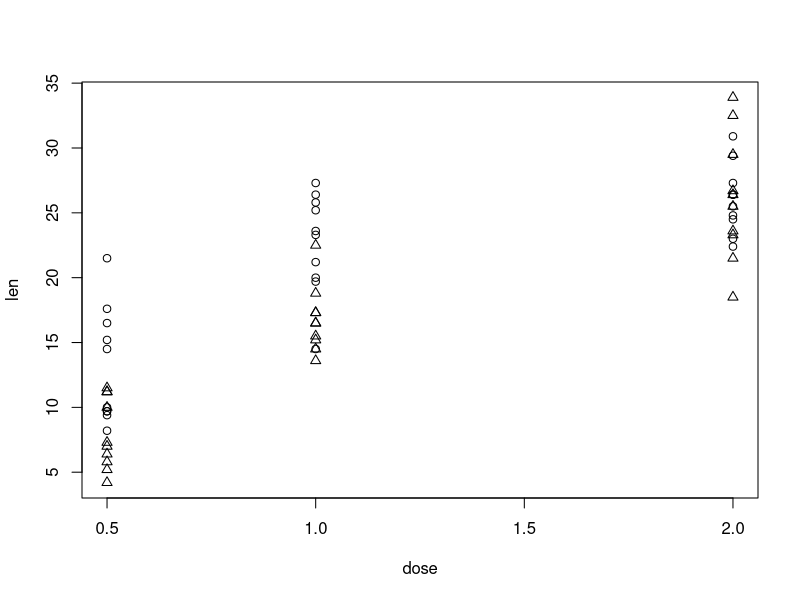

Source code (R):
# MODULE 6 - Data Munging 
#
# (c) Copyright 2015-2019 - AMULET Analytics
# ---------------------------------------------------------------

# ---------------------------------------------------------------
# Random sampling of a data frame
# ---------------------------------------------------------------

# Use popular iris data set
data(iris)
dim(iris)
# [1] 150   5

# First create an index of the random sample
# Use default replace=F to not allow duplicate selections
sample_index <-sample(1:nrow(iris), 10, replace=FALSE)
sample_index

# Now use the index to select observations
sample_set <- iris[sample_index,]
sample_set

# ---------------------------------------------------------------
# Fixing Variable Names: get rid of "old school" dots
# ---------------------------------------------------------------

# Create a test data frame with no data, just structure
df <- data.frame("Address 1"=character(0), 
                 direction=character(0), 
                 street=character(0), 
                 CrossStreet=character(0), 
                 intersection=character(0), 
                 Location.1=character(0))

# Variable names have:
# - mixed case: better to have all lower
# - name with embedded space (not allowed) so fills with "."
# - name with "." as a separator, should use "_"

names(df)
#[1] "Address.1"    "direction"    "street"       "CrossStreet"  "intersection"
#[6] "Location.1"

# ---------------------------------------------------------------
# Convert to all lower case
names(df) <- tolower(names(df))   
names(df)     
#[1] "address.1"    "direction"    "street"       "crossstreet"  "intersection"
#[6] "location.1" 

# ---------------------------------------------------------------
# Throw away the "." in variable names

? strsplit   # strsplit = "Split elements of a char vector"

# Use regular expressions to define the operation
splitnames <- strsplit(names(df), "\\.")
class(splitnames)
# [1] "list"

# Display list of variable names
splitnames 

# Display length of list
length(splitnames)
# [1] 6

# Display one of the variable names with 1 piece
splitnames[2]
# [[1]]
# [1] "direction"

# Display another variable name with 2 pieces
splitnames[6]        # Used to be "Location.1"

#[[1]]
#[1] "location" "1"  

# Display 1st piece
splitnames[[6]][1]  
# [1] "location"

# Display 2nd piece
splitnames[[6]][2]    
# [1] "1"

# ---------------------------------------------------------------
# Use sapply() to keep only first elements of each sublist
firstelement <- function(x){x[1]}
names(df) <- sapply(splitnames, firstelement)

names(df)
#[1] "address"      "direction"    "street"       "crossstreet" 
#[5] "intersection" "location"   

# ---------------------------------------------------------------
# Create New Variables
# ---------------------------------------------------------------

data("airquality")      # Use airquality data set from base R

airquality$Ozone[1:10]   # Pick out the first 10 Ozone values
# [1] 41 36 12 18 NA 28 23 19  8 NA

# seq() function to define buckets
seq(0,200,by=25)
#[1]   0  25  50  75 100 125 150 175 200

? cut          # Convert numeric to factor
ozoneRanges <- cut(airquality$Ozone, 
                   breaks=seq(0,200,by=25))

# Factor names like "(25,50]" indicate range of values 
ozoneRanges[1:10]
# [1] (25,50] (25,50] (0,25]  (0,25]  <NA>    (25,50] (0,25]  (0,25]  (0,25] 
# [10] <NA>   
#  8 Levels: (0,25] (25,50] (50,75] (75,100] (100,125] (125,150] ... (175,200]

class(ozoneRanges)
# [1] "factor"

# Argument: useNA says whether to include NA values in the table
# <NA> becomes one of the buckets
table(ozoneRanges, useNA="ifany")  # Counts for each bucket
# ozoneRanges
# (0,25]   (25,50]   (50,75]  (75,100] (100,125] (125,150] (150,175] 
# 50        32        12        15         5         1         1 
# (175,200]      <NA> 
#  0        37

# ---------------------------------------------------------------
# Add ozoneRanges to data frame
airquality_copy <- airquality   # Make copy first!

airquality_copy$ozoneRanges <- ozoneRanges

head(airquality_copy)  # Compare Ozone vs. ozoneRanges

#   Ozone Solar.R Wind Temp Month Day ozoneRanges
# 1    41     190  7.4   67     5   1     (25,50]
# 2    36     118  8.0   72     5   2     (25,50]
# 3    12     149 12.6   74     5   3      (0,25]
# 4    18     313 11.5   62     5   4      (0,25]
# 5    NA      NA 14.3   56     5   5        <NA>
# 6    28      NA 14.9   66     5   6     (25,50]


# ---------------------------------------------------------------
# Discretize Numeric Variables using equal width buckets
# ---------------------------------------------------------------

data(iris)

buckets <- 10    # Pick number of buckets
maxSepLen <- max(iris$Sepal.Length)
minSepLen <- min(iris$Sepal.Length)

# n+1 values shown!
cutPoints <- seq(minSepLen, 
                 maxSepLen, 
                 by=(maxSepLen-minSepLen)/buckets)
cutPoints
#[1] 4.30 4.66 5.02 5.38 5.74 6.10 6.46 6.82 7.18 7.54 7.90

# Use cutPoints to convert numeric to factor. Use include.lowest
# to make sure that the minimum value is part of the interval.
cutSepLen <- cut(iris$Sepal.Length,
                 breaks=cutPoints,
                 include.lowest=TRUE)

# New data frame with original Sepal.Length and discretized version
newiris <- data.frame(contSepLen=iris$Sepal.Length, 
                      discSepLen=cutSepLen)
head(newiris)

#  contSepLen  discSepLen
#1        5.1 (5.02,5.38]
#2        4.9 (4.66,5.02]
#3        4.7 (4.66,5.02]
#4        4.6  [4.3,4.66]
#5        5.0 (4.66,5.02]
#6        5.4 (5.38,5.74]

# ---------------------------------------------------------------
# Date Handling
# ---------------------------------------------------------------

# Use popular lubridate package, part of Tidyverse
install.packages("lubridate")
library(lubridate)

# Use Lakers 2008-2009 basketball data set from lubridate package
data(lakers)      # 34624x13
? lakers          # Review data dictionary

df <- lakers      # Make a copy for testing

class(df$date)    # Integer vector!
class(df$time)    # Character vector!

# Integers are in yyyymmdd format
str(df$date)      # Display structure of df$date variable
# int [1:34624] 20081028 20081028 20081028 20081028 20081028 20081028 20081028 20081028 20081028 20081028 ...

# ---------------------------------------------------------------
# Combine date and time variables into single R date-time object
playdate <- df$date[1]    # Integer
playdate
#[1] 20081028

playtime <- df$time[1]    # Character
playtime
#[1] "12:00"

# Use paste() to concatenate strings
playdatetime <- paste(playdate, playtime)
playdatetime
#[1] "20081028 12:00"

# Use parse_date_time() from lubridate
playdatetime <- parse_date_time(playdatetime, "%y-%m-%d %H.%M")
playdatetime
# [1] "2008-10-28 12:00:00 UTC"
class(playdatetime)
# [1] "POSIXct" "POSIXt" 

# ---------------------------------------------------------------
# Use ymd() from lubridate to parse dates with YMD components 
# into R date-time object
df$date <- ymd(df$date)     # Parse dates in integer format
str(df$date)
# POSIXct[1:34624], format: "2008-10-28" "2008-10-28" "2008-10-28" "2008-10-28" "2008-10-28" ...
class(df$date)
# [1] "POSIXct" "POSIXt" 

# Now create a new variable: PlayDateTime with combined date, time
df$PlayDateTime <- parse_date_time(paste(df$date, df$time), 
                                   "%y-%m-%d %H.%M")
str(df$PlayDateTime)
# POSIXct[1:34624], format: "2008-10-28 12:00:00" "2008-10-28 11:39:00" "2008-10-28 11:37:00" ...


# ---------------------------------------------------------------
# Creating binary categorical variables
# ---------------------------------------------------------------

# Use popular iris data set from base R
data(iris)         # 150x5

# Save 3 levels from Species factor variable
species_cat <- levels(iris$Species)
species_cat
#[1] "setosa"     "versicolor" "virginica"

# Define a user defined function to build a logical map of
# Species variable based on passed value
binarySpecies <- function(c) {return(iris$Species == c)}

# Test the binarySpecies function
# Binary map of whether Species=="versicolor"
binarySpecies("versicolor")  

# Now use sapply to loop through all Species levels
newVars <- sapply(species_cat, binarySpecies)
newVars[50:55,]

#     setosa versicolor virginica
#[1,]   TRUE      FALSE     FALSE
#[2,]  FALSE       TRUE     FALSE
#[3,]  FALSE       TRUE     FALSE
#[4,]  FALSE       TRUE     FALSE
#[5,]  FALSE       TRUE     FALSE
#[6,]  FALSE       TRUE     FALSE

class(newVars)
#[1] "matrix"

# Now combine new binary categorical variables with original iris df
bin_iris <- iris       # Make copy of data set first

bin_iris$setosa <- newVars[,1]       # Include setosa binaries
bin_iris$versicolor <- newVars[,2]   # Include versicolor binaries
bin_iris$virginica <- newVars[,3]    # Include virginica binaries

head(bin_iris)

names(bin_iris)
#[1] "Sepal.Length" "Sepal.Width"  "Petal.Length" "Petal.Width"  "Species"     
#[6] "setosa"       "versicolor"   "virginica"


# ---------------------------------------------------------------
# Simulate SQL joins by merging data frames
# ---------------------------------------------------------------

# Create test data frame 1 - small order history data set:
# customers and what they ordered
df1 = data.frame(CustId=c(1:6),
                 Product=c(rep("Mouse",3),
                           rep("Keyboard",3)))
df1
#  CustId  Product
#1      1    Mouse
#2      2    Mouse
#3      3    Mouse
#4      4 Keyboard
#5      5 Keyboard
#6      6 Keyboard

# Create test data frame 2 - customer profile, state location
df2 = data.frame(CustId=c(2,4,6),
                 State=c(rep("California",2),
                         rep("Oregon",1)))
df2
#  CustId      State
#1      2 California
#2      4 California
#3      6     Oregon

# OUTER JOIN: returns all rows from both tables using common field
# CustID. But not all CustID match
merge(x = df1, y = df2, by = "CustId", all = TRUE)
#  CustId  Product      State
#1      1    Mouse       <NA>
#2      2    Mouse California
#3      3    Mouse       <NA>
#4      4 Keyboard California
#5      5 Keyboard       <NA>
#6      6 Keyboard     Oregon

# LEFT OUTER JOIN: returns all rows from the x data frame 
# with the matching rows in the y data frame
merge(x = df1, y = df2, by = "CustId", all.x=TRUE)

#  CustId  Product      State
#1      1    Mouse       <NA>
#2      2    Mouse California
#3      3    Mouse       <NA>
#4      4 Keyboard California
#5      5 Keyboard       <NA>
#6      6 Keyboard     Oregon

# RIGHT OUTER JOIN: returns all rows from the y data frame with 
# the matching rows in the x data frame
merge(x = df1, y = df2, by = "CustId", all.y=TRUE)

#  CustId  Product      State
#1      2    Mouse California
#2      4 Keyboard California
#3      6 Keyboard     Oregon

# INNER JOIN: returns all rows from both tables as long as 
# there is a match between CustId in both data frames
merge(x = df1, y = df2, by = "CustId", all=FALSE)

#  CustId  Product      State
#1      2    Mouse California
#2      4 Keyboard California
#3      6 Keyboard     Oregon


# ---------------------------------------------------------------
# Sorting data sets
# ---------------------------------------------------------------

# Use the popular ToothGrowth data set that is in base R
# The Effect of Vitamin C on Tooth Growth in Guinea Pigs
data(ToothGrowth)
? ToothGrowth

head(ToothGrowth)
#   len supp dose
#1  4.2   VC  0.5
#2 11.5   VC  0.5
#3  7.3   VC  0.5
#4  5.8   VC  0.5
#5  6.4   VC  0.5
#6 10.0   VC  0.5

# ---------------------------------------------------------------
# Ordering a data frame by single variables
sortedData <- ToothGrowth[order(ToothGrowth$len),]
sortedData[1:10,]

#   len supp dose
#1  4.2   VC  0.5
#9  5.2   VC  0.5
#4  5.8   VC  0.5
#5  6.4   VC  0.5
#10 7.0   VC  0.5
#3  7.3   VC  0.5
#37 8.2   OJ  0.5
#38 9.4   OJ  0.5
#34 9.7   OJ  0.5
#40 9.7   OJ  0.5

# ---------------------------------------------------------------
# Ordering a data frame by multiple variables
sortedData <- ToothGrowth[order(ToothGrowth$supp, ToothGrowth$len),]
sortedData[1:10,]

#   len supp dose
#37  8.2   OJ  0.5
#38  9.4   OJ  0.5
#34  9.7   OJ  0.5
#40  9.7   OJ  0.5
#36 10.0   OJ  0.5
#35 14.5   OJ  0.5
#49 14.5   OJ  1.0
#31 15.2   OJ  0.5
#39 16.5   OJ  0.5
#33 17.6   OJ  0.5

# ---------------------------------------------------------------
# Reshape data sets
# ---------------------------------------------------------------

# Need reshape2 package for its melt() function
library(reshape2)

# Create a small test data frame
misShaped <- as.data.frame(matrix(c(NA,5,1,4,2,3), 
                                  byrow=TRUE, 
                                  nrow=3))
misShaped 
#  V1 V2
#1 NA  5
#2  1  4
#3  2  3

# Assign column names
names(misShaped) <- c("Quiz 1", "Quiz 2")
misShaped
#  Quiz 1 Quiz 2
#1     NA      5
#2      1      4
#3      2      3

# Add a new student name column
misShaped$student <- c("Ellen", "Catherine", "Stephen")
misShaped

#  Quiz 1 Quiz 2   student
#1     NA      5     Ellen
#2      1      4 Catherine
#3      2      3   Stephen

# Melt the data
melt(misShaped, id.vars="student", 
     variable.name="Quiz", 
     value.name="score")
#    student   Quiz score
#1     Ellen Quiz 1    NA
#2 Catherine Quiz 1     1
#3   Stephen Quiz 1     2
#4     Ellen Quiz 2     5
#5 Catherine Quiz 2     4
#6   Stephen Quiz 2     3


# ---------------------------------------------------------------
# Data Manipulation Using dplyr
# ---------------------------------------------------------------

# Use the dplyr package that is part of the Tidyverse
#install.packages("dplyr")
library(dplyr)

data(ToothGrowth)

# ---------------------------------------------------------------
# dplyr function to create a tbl_df in dplyr
ToothGrowth_df <- tbl_df(ToothGrowth)  

# ---------------------------------------------------------------
# Filter rows with dplyr filter(): 
# return rows with matching conditions
filter(ToothGrowth_df, len==11.2 & supp=="VC")  
# A tibble: 2 x 3
#    len supp   dose
#  <dbl> <fct> <dbl>
#1  11.2 VC      0.5
#2  11.2 VC      0.5

# ---------------------------------------------------------------
# Arrange rows with dplyr arrange()
arrange(ToothGrowth_df, supp, desc(len))  
# A tibble: 60 x 3
#    len supp   dose
#  <dbl> <fct> <dbl>
#1  30.9 OJ        2
#2  29.4 OJ        2
#3  27.3 OJ        1
#4  27.3 OJ        2
#5  26.4 OJ        1
#6  26.4 OJ        2
#7  26.4 OJ        2
#8  25.8 OJ        1
#9  25.5 OJ        2
#10  25.2 OJ        1
# ... with 50 more rows

# ---------------------------------------------------------------
# Select columns with dplyr select()
select(ToothGrowth_df, dose, supp)  
# A tibble: 60 x 2
#    dose supp 
#   <dbl> <fct>
# 1   0.5 VC   
# 2   0.5 VC   
# 3   0.5 VC   
# 4   0.5 VC   
# 5   0.5 VC   
# 6   0.5 VC   
# 7   0.5 VC   
# 8   0.5 VC   
# 9   0.5 VC   
#10   0.5 VC   
# ... with 50 more rows

# ---------------------------------------------------------------
# Add new columns with dplyr mutate()

# Create a new variable supp_num
# OJ coerced to 1
# VC coerced to 2
ToothGrowth_df <- mutate(ToothGrowth_df, supp_num=as.numeric(supp))   # dplyr function

attach(ToothGrowth_df)         
plot(len ~ dose,pch=supp_num)     # Scatterplot


# ---------------------------------------------------------------
# Handling missing data
# ---------------------------------------------------------------

#install.packages("e1071")
library(e1071)    # Needed for impute()  

# Create some missing data in iris data set
iris_missing_data <- iris           # Make copy first

# Assign NA to arbitrary variables
iris_missing_data[5,1] <- NA
iris_missing_data[7,3] <- NA
iris_missing_data[10,4] <- NA

# See missing values
iris_missing_data[1:10, -5]
#   Sepal.Length Sepal.Width Petal.Length Petal.Width 
#1           5.1         3.5          1.4         0.2  
#2           4.9         3.0          1.4         0.2  
#3           4.7         3.2          1.3         0.2  
#4           4.6         3.1          1.5         0.2  
#5            NA         3.6          1.4         0.2  
#6           5.4         3.9          1.7         0.4 
#7           4.6         3.4           NA         0.3  
#8           5.0         3.4          1.5         0.2  
#9           4.4         2.9          1.4         0.2  
#10          4.9         3.1          1.5          NA  

# impute the missing data values
iris_repaired <- impute(iris_missing_data[,1:4], what='mean')

iris_repaired[1:10, -5]
#      Sepal.Length Sepal.Width Petal.Length Petal.Width
# [1,]     5.100000         3.5     1.400000    0.200000
# [2,]     4.900000         3.0     1.400000    0.200000
# [3,]     4.700000         3.2     1.300000    0.200000
# [4,]     4.600000         3.1     1.500000    0.200000
# [5,]     5.848993         3.6     1.400000    0.200000
# [6,]     5.400000         3.9     1.700000    0.400000
# [7,]     4.600000         3.4     3.773826    0.300000
# [8,]     5.000000         3.4     1.500000    0.200000
# [9,]     4.400000         2.9     1.400000    0.200000
# [10,]    4.900000         3.1     1.500000    1.206711

# ---------------------------------------------------------------
# Now show how to discard records with missing values
# Discard each record with at least one missing value

df <- iris_missing_data
nrow(df)
# [1] 150

# Method 1
iris_trimmed <- df[complete.cases(df[,1:4]),]

# Method 2
iris_trimmed <- na.omit(df) 

nrow(iris_trimmed)
# [1] 147

# ---------------------------------------------------------------
# Find all NA observations first and then delete
# MARGIN=1 is for rows
df.has.na <- apply(X=df,MARGIN=1,FUN=function(x){any(is.na(x))})
sum(df.has.na)
#[1] 3

iris_trimmed <- df[!df.has.na,]     # Remove rows using index


# ---------------------------------------------------------------
# Feature Scaling
# ---------------------------------------------------------------

head(iris)    # Note the range of each feature
#  Sepal.Length Sepal.Width Petal.Length Petal.Width Species
#1          5.1         3.5          1.4         0.2  setosa
#2          4.9         3.0          1.4         0.2  setosa
#3          4.7         3.2          1.3         0.2  setosa
#4          4.6         3.1          1.5         0.2  setosa
#5          5.0         3.6          1.4         0.2  setosa
#6          5.4         3.9          1.7         0.4  setosa

# Scale each numeric column
scaleiris <- scale(iris[, 1:4])

head(scaleiris)
#     Sepal.Length Sepal.Width Petal.Length Petal.Width
#[1,]   -0.8976739  1.01560199    -1.335752   -1.311052
#[2,]   -1.1392005 -0.13153881    -1.335752   -1.311052
#[3,]   -1.3807271  0.32731751    -1.392399   -1.311052
#[4,]   -1.5014904  0.09788935    -1.279104   -1.311052
#[5,]   -1.0184372  1.24503015    -1.335752   -1.311052
#[6,]   -0.5353840  1.93331463    -1.165809   -1.048667







